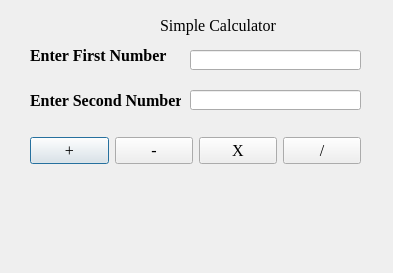
<?xml version="1.0" encoding="UTF-8"?>
<ui version="4.0">
 <class>Dialog</class>
 <widget class="QDialog" name="Dialog">
  <property name="geometry">
   <rect>
    <x>0</x>
    <y>0</y>
    <width>393</width>
    <height>273</height>
   </rect>
  </property>
  <property name="windowTitle">
   <string>Dialog</string>
  </property>
  <widget class="QLabel" name="labelFirstNumber">
   <property name="geometry">
    <rect>
     <x>30</x>
     <y>40</y>
     <width>151</width>
     <height>31</height>
    </rect>
   </property>
   <property name="font">
    <font>
     <family>Times New Roman</family>
     <pointsize>12</pointsize>
     <weight>75</weight>
     <bold>true</bold>
    </font>
   </property>
   <property name="text">
    <string>Enter First Number</string>
   </property>
  </widget>
  <widget class="QLineEdit" name="lineEditFirstNumber">
   <property name="geometry">
    <rect>
     <x>190</x>
     <y>50</y>
     <width>171</width>
     <height>20</height>
    </rect>
   </property>
  </widget>
  <widget class="QLabel" name="labelSecondNumber">
   <property name="geometry">
    <rect>
     <x>30</x>
     <y>90</y>
     <width>151</width>
     <height>21</height>
    </rect>
   </property>
   <property name="font">
    <font>
     <family>Times New Roman</family>
     <pointsize>12</pointsize>
     <weight>75</weight>
     <bold>true</bold>
    </font>
   </property>
   <property name="text">
    <string>Enter Second Number</string>
   </property>
  </widget>
  <widget class="QLineEdit" name="lineEditSecondNumber">
   <property name="geometry">
    <rect>
     <x>190</x>
     <y>90</y>
     <width>171</width>
     <height>20</height>
    </rect>
   </property>
  </widget>
  <widget class="QWidget" name="horizontalLayoutWidget">
   <property name="geometry">
    <rect>
     <x>30</x>
     <y>130</y>
     <width>331</width>
     <height>41</height>
    </rect>
   </property>
   <layout class="QHBoxLayout" name="horizontalLayout">
    <item>
     <widget class="QPushButton" name="pushButtonPlus">
      <property name="font">
       <font>
        <family>Times New Roman</family>
        <pointsize>12</pointsize>
        <weight>50</weight>
        <bold>false</bold>
       </font>
      </property>
      <property name="text">
       <string>+</string>
      </property>
     </widget>
    </item>
    <item>
     <widget class="QPushButton" name="pushButtonSubtract">
      <property name="font">
       <font>
        <family>Times New Roman</family>
        <pointsize>12</pointsize>
        <weight>50</weight>
        <bold>false</bold>
       </font>
      </property>
      <property name="text">
       <string>-</string>
      </property>
     </widget>
    </item>
    <item>
     <widget class="QPushButton" name="pushButtonMultiply">
      <property name="font">
       <font>
        <family>Times New Roman</family>
        <pointsize>12</pointsize>
        <weight>50</weight>
        <bold>false</bold>
       </font>
      </property>
      <property name="text">
       <string>X</string>
      </property>
     </widget>
    </item>
    <item>
     <widget class="QPushButton" name="pushButtonDivide">
      <property name="font">
       <font>
        <family>Times New Roman</family>
        <pointsize>12</pointsize>
        <weight>50</weight>
        <bold>false</bold>
       </font>
      </property>
      <property name="text">
       <string>/</string>
      </property>
     </widget>
    </item>
   </layout>
  </widget>
  <widget class="QLabel" name="labelResult">
   <property name="geometry">
    <rect>
     <x>36</x>
     <y>200</y>
     <width>321</width>
     <height>41</height>
    </rect>
   </property>
   <property name="font">
    <font>
     <family>Times New Roman</family>
     <pointsize>11</pointsize>
    </font>
   </property>
   <property name="text">
    <string/>
   </property>
  </widget>
  <widget class="QLabel" name="label">
   <property name="geometry">
    <rect>
     <x>160</x>
     <y>10</y>
     <width>181</width>
     <height>31</height>
    </rect>
   </property>
   <property name="minimumSize">
    <size>
     <width>181</width>
     <height>31</height>
    </size>
   </property>
   <property name="font">
    <font>
     <family>Times New Roman</family>
     <pointsize>12</pointsize>
    </font>
   </property>
   <property name="text">
    <string>Simple Calculator</string>
   </property>
  </widget>
 </widget>
 <resources/>
 <connections/>
</ui>
